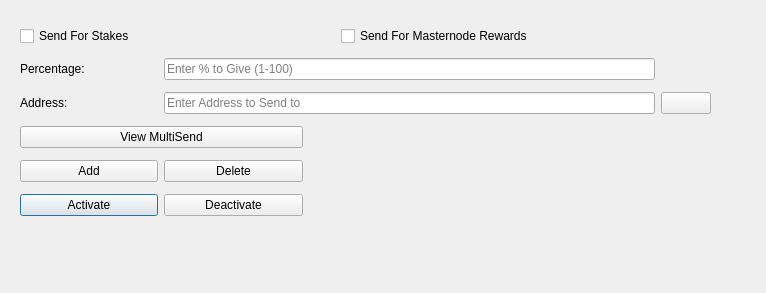
<?xml version="1.0" encoding="UTF-8"?>
<ui version="4.0">
 <class>MultiSendDialog</class>
 <widget class="QDialog" name="MultiSendDialog">
  <property name="windowModality">
   <enum>Qt::NonModal</enum>
  </property>
  <property name="geometry">
   <rect>
    <x>0</x>
    <y>0</y>
    <width>766</width>
    <height>293</height>
   </rect>
  </property>
  <property name="windowTitle">
   <string>MultiSend</string>
  </property>
  <widget class="QWidget" name="">
   <property name="geometry">
    <rect>
     <x>20</x>
     <y>0</y>
     <width>691</width>
     <height>254</height>
    </rect>
   </property>
   <layout class="QGridLayout" name="gridLayout_2" columnstretch="2,2,5,0" rowminimumheight="0,0,0,0,0,0,0,0">
    <item row="1" column="0" colspan="3">
     <layout class="QHBoxLayout" name="horizontalLayout">
      <item>
       <widget class="QCheckBox" name="multiSendStakeCheckBox">
        <property name="text">
         <string>Send For Stakes</string>
        </property>
       </widget>
      </item>
      <item>
       <widget class="QCheckBox" name="multiSendMasternodeCheckBox">
        <property name="text">
         <string>Send For Masternode Rewards</string>
        </property>
       </widget>
      </item>
     </layout>
    </item>
    <item row="7" column="1">
     <spacer name="verticalSpacer_2">
      <property name="orientation">
       <enum>Qt::Vertical</enum>
      </property>
      <property name="sizeType">
       <enum>QSizePolicy::Fixed</enum>
      </property>
      <property name="sizeHint" stdset="0">
       <size>
        <width>20</width>
        <height>20</height>
       </size>
      </property>
     </spacer>
    </item>
    <item row="7" column="3">
     <widget class="QLabel" name="labelHelp">
      <property name="minimumSize">
       <size>
        <width>10</width>
        <height>10</height>
       </size>
      </property>
      <property name="maximumSize">
       <size>
        <width>15</width>
        <height>15</height>
       </size>
      </property>
      <property name="layoutDirection">
       <enum>Qt::LeftToRight</enum>
      </property>
      <property name="text">
       <string/>
      </property>
      <property name="pixmap">
       <pixmap resource="../Zenon.qrc">:/icons/transaction_0</pixmap>
      </property>
      <property name="scaledContents">
       <bool>true</bool>
      </property>
      <property name="alignment">
       <set>Qt::AlignBottom|Qt::AlignRight|Qt::AlignTrailing</set>
      </property>
      <property name="margin">
       <number>0</number>
      </property>
     </widget>
    </item>
    <item row="6" column="0">
     <widget class="QPushButton" name="activateButton">
      <property name="statusTip">
       <string>Activate MultiSend</string>
      </property>
      <property name="text">
       <string>Activate</string>
      </property>
     </widget>
    </item>
    <item row="5" column="1">
     <widget class="QPushButton" name="deleteButton">
      <property name="toolTip">
       <string/>
      </property>
      <property name="statusTip">
       <string>Delete Address From MultiSend Vector</string>
      </property>
      <property name="text">
       <string>Delete</string>
      </property>
     </widget>
    </item>
    <item row="6" column="1">
     <widget class="QPushButton" name="disableButton">
      <property name="statusTip">
       <string>Deactivate MultiSend</string>
      </property>
      <property name="text">
       <string>Deactivate</string>
      </property>
     </widget>
    </item>
    <item row="0" column="1">
     <spacer name="verticalSpacer">
      <property name="orientation">
       <enum>Qt::Vertical</enum>
      </property>
      <property name="sizeType">
       <enum>QSizePolicy::Fixed</enum>
      </property>
      <property name="sizeHint" stdset="0">
       <size>
        <width>20</width>
        <height>20</height>
       </size>
      </property>
     </spacer>
    </item>
    <item row="2" column="1" colspan="2">
     <widget class="QLineEdit" name="multiSendPercentEdit">
      <property name="toolTip">
       <string>Enter whole numbers 1 - 100</string>
      </property>
      <property name="placeholderText">
       <string>Enter % to Give (1-100)</string>
      </property>
     </widget>
    </item>
    <item row="5" column="0">
     <widget class="QPushButton" name="addButton">
      <property name="toolTip">
       <string/>
      </property>
      <property name="statusTip">
       <string>Add to MultiSend Vector</string>
      </property>
      <property name="text">
       <string>Add</string>
      </property>
     </widget>
    </item>
    <item row="4" column="2" rowspan="3" colspan="2">
     <widget class="QLabel" name="message">
      <property name="sizePolicy">
       <sizepolicy hsizetype="Fixed" vsizetype="Preferred">
        <horstretch>0</horstretch>
        <verstretch>0</verstretch>
       </sizepolicy>
      </property>
      <property name="minimumSize">
       <size>
        <width>300</width>
        <height>0</height>
       </size>
      </property>
      <property name="maximumSize">
       <size>
        <width>300</width>
        <height>16777215</height>
       </size>
      </property>
      <property name="text">
       <string/>
      </property>
     </widget>
    </item>
    <item row="4" column="0" colspan="2">
     <widget class="QPushButton" name="viewButton">
      <property name="toolTip">
       <string/>
      </property>
      <property name="statusTip">
       <string>View MultiSend Vector</string>
      </property>
      <property name="text">
       <string>View MultiSend</string>
      </property>
     </widget>
    </item>
    <item row="3" column="0">
     <widget class="QLabel" name="label_5">
      <property name="toolTip">
       <string>Address to send portion of stake to</string>
      </property>
      <property name="text">
       <string>Address:</string>
      </property>
     </widget>
    </item>
    <item row="3" column="3">
     <widget class="QPushButton" name="addressBookButton">
      <property name="sizePolicy">
       <sizepolicy hsizetype="Fixed" vsizetype="Fixed">
        <horstretch>0</horstretch>
        <verstretch>0</verstretch>
       </sizepolicy>
      </property>
      <property name="minimumSize">
       <size>
        <width>50</width>
        <height>0</height>
       </size>
      </property>
      <property name="maximumSize">
       <size>
        <width>50</width>
        <height>16777215</height>
       </size>
      </property>
      <property name="toolTip">
       <string>Choose an address from the address book</string>
      </property>
      <property name="text">
       <string/>
      </property>
      <property name="icon">
       <iconset resource="../Zenon.qrc">
        <normaloff>:/icons/address-book</normaloff>:/icons/address-book</iconset>
      </property>
      <property name="shortcut">
       <string>Alt+A</string>
      </property>
      <property name="autoDefault">
       <bool>false</bool>
      </property>
     </widget>
    </item>
    <item row="2" column="0">
     <widget class="QLabel" name="label">
      <property name="toolTip">
       <string>Percentage of stake to send</string>
      </property>
      <property name="text">
       <string>Percentage:</string>
      </property>
     </widget>
    </item>
    <item row="3" column="1" colspan="2">
     <widget class="QLineEdit" name="multiSendAddressEdit">
      <property name="toolTip">
       <string/>
      </property>
      <property name="placeholderText">
       <string>Enter Address to Send to</string>
      </property>
     </widget>
    </item>
   </layout>
  </widget>
 </widget>
 <resources>
  <include location="../Zenon.qrc"/>
 </resources>
 <connections/>
</ui>
